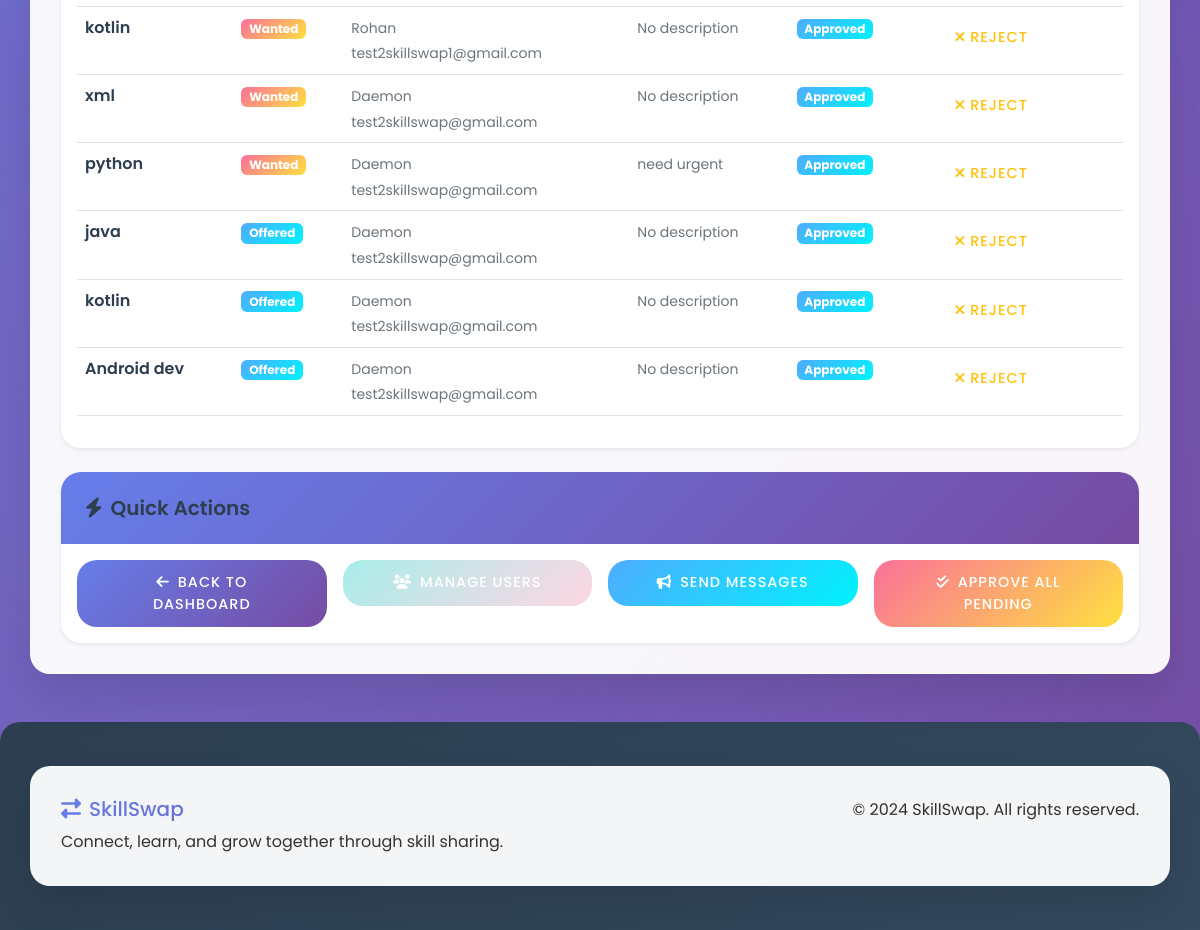
Before: /admin/skills (signed in, lower part) with the older database file.
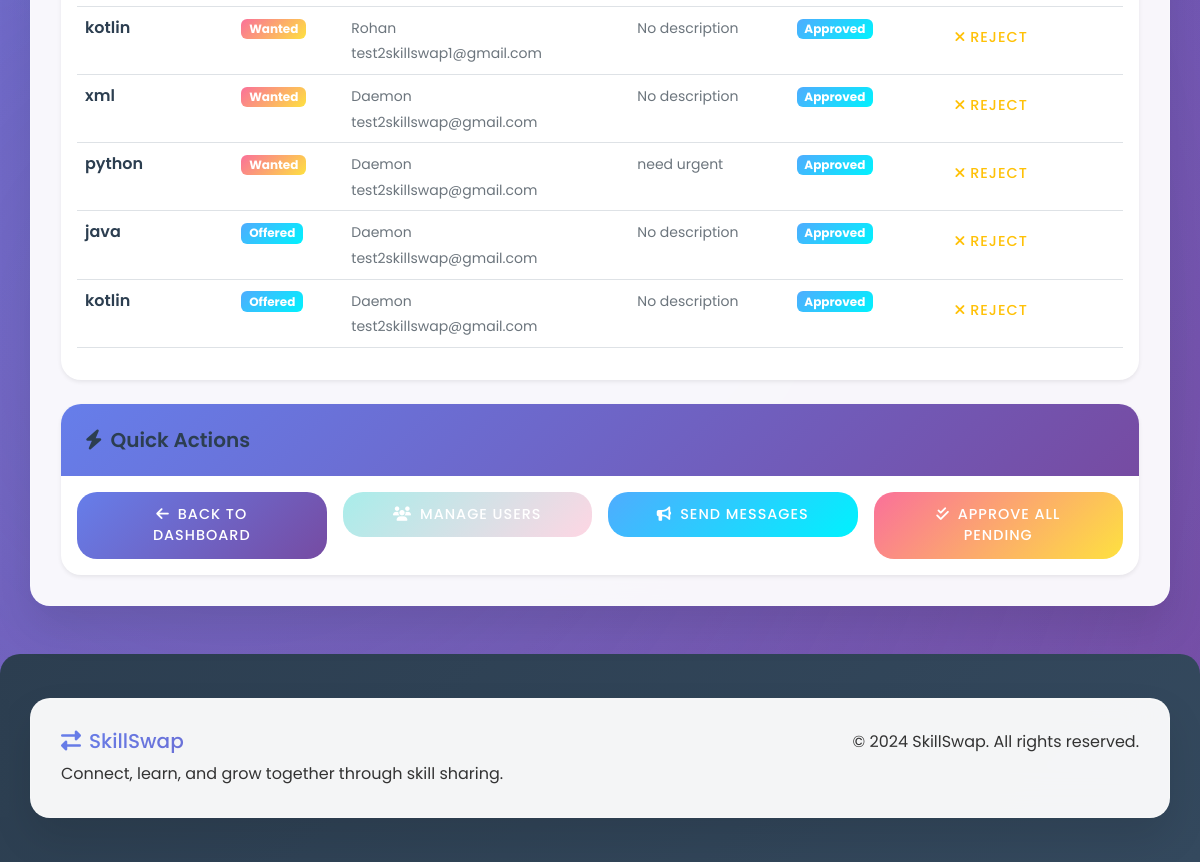
After: the same page with the newer database file.
### tables this page shows
CREATE TABLE skills (
            id INTEGER PRIMARY KEY AUTOINCREMENT,
            user_id INTEGER,
            skill_name TEXT NOT NULL,
            skill_type TEXT NOT NULL, -- 'offered' or 'wanted'
            description TEXT,
            is_approved INTEGER DEFAULT 1,
            created_at TIMESTAMP DEFAULT CURRENT_TIMESTAMP,
            FOREIGN KEY (user_id) REFERENCES users (id)
        );

CREATE TABLE users (
            id INTEGER PRIMARY KEY AUTOINCREMENT,
            email TEXT UNIQUE NOT NULL,
            password_hash TEXT NOT NULL,
            name TEXT NOT NULL,
            location TEXT,
            profile_photo TEXT,
            availability TEXT,
            is_public INTEGER DEFAULT 1,
            is_admin INTEGER DEFAULT 0,
            is_banned INTEGER DEFAULT 0,
            created_at TIMESTAMP DEFAULT CURRENT_TIMESTAMP
        , bio TEXT);

### skill_swap_app.py (the view)
@app.route('/admin/skills')
@admin_required
def admin_skills():
    conn = get_db()
    skills = conn.execute('''
        SELECT s.*, u.name as user_name, u.email
        FROM skills s
        JOIN users u ON s.user_id = u.id
        ORDER BY s.id DESC
    ''').fetchall()
    conn.close()
    skills = convert_rows_datetimes(skills)
    return render_template('admin_skills.html', skills=skills)

### skill_swap_app.py (called while the page is built)
def parse_datetime(timestamp_str):
    if timestamp_str is None:
        return None
    try:
        if 'T' in timestamp_str:
            return datetime.fromisoformat(timestamp_str.replace('Z', '+00:00'))
        else:
            return datetime.strptime(timestamp_str, '%Y-%m-%d %H:%M:%S')
    except:
        return None

def convert_row_datetimes(row):
    if row is None:
        return None
    if hasattr(row, 'keys'):
        row_dict = dict(row)
    else:
        row_dict = row
    timestamp_fields = ['created_at', 'updated_at']
    for field in timestamp_fields:
        if field in row_dict and row_dict[field]:
            row_dict[field] = parse_datetime(row_dict[field])
    return row_dict

def convert_rows_datetimes(rows):
    if not rows:
        return []
    return [convert_row_datetimes(row) for row in rows]

def get_db():
    conn = sqlite3.connect('skill_swap.db')
    conn.row_factory = sqlite3.Row
    return conn

### templates/admin_skills.html (shortened to what the changed rows need)
{% extends "base.html" %}
{% block content %}
<div class="row">
    <div class="col-12">
        <div class="card border-0 shadow-sm">
            <div class="card-body">
                {% if skills %}
                    <div class="table-responsive">
                        <table class="table table-hover">
                            <tbody>
                                {% for skill in skills %}
                                <tr>
                                    <td>
                                        <strong>{{ skill.skill_name }}</strong>
                                    </td>
                                    <td>
                                        <span class="badge bg-{{ 'success' if skill.skill_type == 'offered' else 'warning' }}">
                                            {{ skill.skill_type.title() }}
                                        </span>
                                    </td>
                                    <td>
                                        <small>{{ skill.user_name }}</small><br>
                                        <small class="text-muted">{{ skill.email }}</small>
                                    </td>
                                    <td>
                                        <small class="text-muted">
                                            {{ skill.description or 'No description' }}
                                        </small>
                                    </td>
                                    <td>
                                        {% if skill.is_approved %}
                                            <span class="badge bg-success">Approved</span>
                                        {% else %}
                                            <span class="badge bg-warning">Pending</span>
                                        {% endif %}
                                    </td>
                                    <td>
                                        {% if skill.is_approved %}
                                            <a href="{{ url_for('reject_skill', skill_id=skill.id) }}"
                                               class="btn btn-sm btn-outline-warning admin-action-btn"
                                               data-action="reject" data-target="skill">
                                                <i class="fas fa-times me-1"></i>Reject
                                            </a>
                                        {% else %}
                                            <a href="{{ url_for('approve_skill', skill_id=skill.id) }}"
                                               class="btn btn-sm btn-outline-success admin-action-btn"
                                               data-action="approve" data-target="skill">
                                                <i class="fas fa-check me-1"></i>Approve
                                            </a>
                                        {% endif %}
                                    </td>
                                </tr>
                                {% endfor %}
                            </tbody>
                        </table>
                    </div>
                {% else %}
                    <div class="text-center text-muted py-4">
                        <i class="fas fa-tools fa-3x mb-3"></i>
                        <p>No skills found</p>
                    </div>
                {% endif %}
            </div>
        </div>
    </div>
</div>
{% endblock %}

Changed rows visible on the page:
removed skills: skill_name "Android dev", skill_type "Offered", user_name "Daemon", email "test2skillswap@gmail.com", description "No description", is_approved "Approved"
